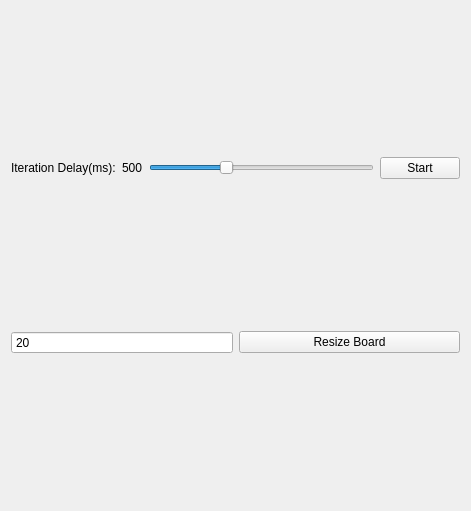
<?xml version="1.0" encoding="UTF-8"?>
<ui version="4.0">
 <class>MainWindow</class>
 <widget class="QMainWindow" name="MainWindow">
  <property name="geometry">
   <rect>
    <x>0</x>
    <y>0</y>
    <width>471</width>
    <height>511</height>
   </rect>
  </property>
  <property name="windowTitle">
   <string>QGameOfLife</string>
  </property>
  <widget class="QWidget" name="centralWidget">
   <layout class="QVBoxLayout" name="verticalLayout">
    <item>
     <layout class="QHBoxLayout" name="horizontalLayout">
      <item>
       <widget class="QLabel" name="label">
        <property name="text">
         <string>Iteration Delay(ms):</string>
        </property>
       </widget>
      </item>
      <item>
       <widget class="QLabel" name="IterationDelayText">
        <property name="text">
         <string>500</string>
        </property>
       </widget>
      </item>
      <item>
       <widget class="QSlider" name="IterationDelay">
        <property name="minimum">
         <number>1</number>
        </property>
        <property name="maximum">
         <number>1500</number>
        </property>
        <property name="pageStep">
         <number>100</number>
        </property>
        <property name="value">
         <number>500</number>
        </property>
        <property name="orientation">
         <enum>Qt::Horizontal</enum>
        </property>
        <property name="invertedAppearance">
         <bool>false</bool>
        </property>
        <property name="tickPosition">
         <enum>QSlider::NoTicks</enum>
        </property>
       </widget>
      </item>
      <item>
       <widget class="QPushButton" name="pushButton">
        <property name="text">
         <string>Start</string>
        </property>
       </widget>
      </item>
     </layout>
    </item>
    <item>
     <layout class="QHBoxLayout" name="horizontalLayout_2">
      <item>
       <widget class="QSpinBox" name="BoardSize">
        <property name="buttonSymbols">
         <enum>QAbstractSpinBox::NoButtons</enum>
        </property>
        <property name="minimum">
         <number>5</number>
        </property>
        <property name="maximum">
         <number>99999</number>
        </property>
        <property name="value">
         <number>20</number>
        </property>
       </widget>
      </item>
      <item>
       <widget class="QPushButton" name="pushButton_2">
        <property name="text">
         <string>Resize Board</string>
        </property>
       </widget>
      </item>
     </layout>
    </item>
   </layout>
  </widget>
 </widget>
 <layoutdefault spacing="6" margin="11"/>
 <resources/>
 <connections/>
</ui>
